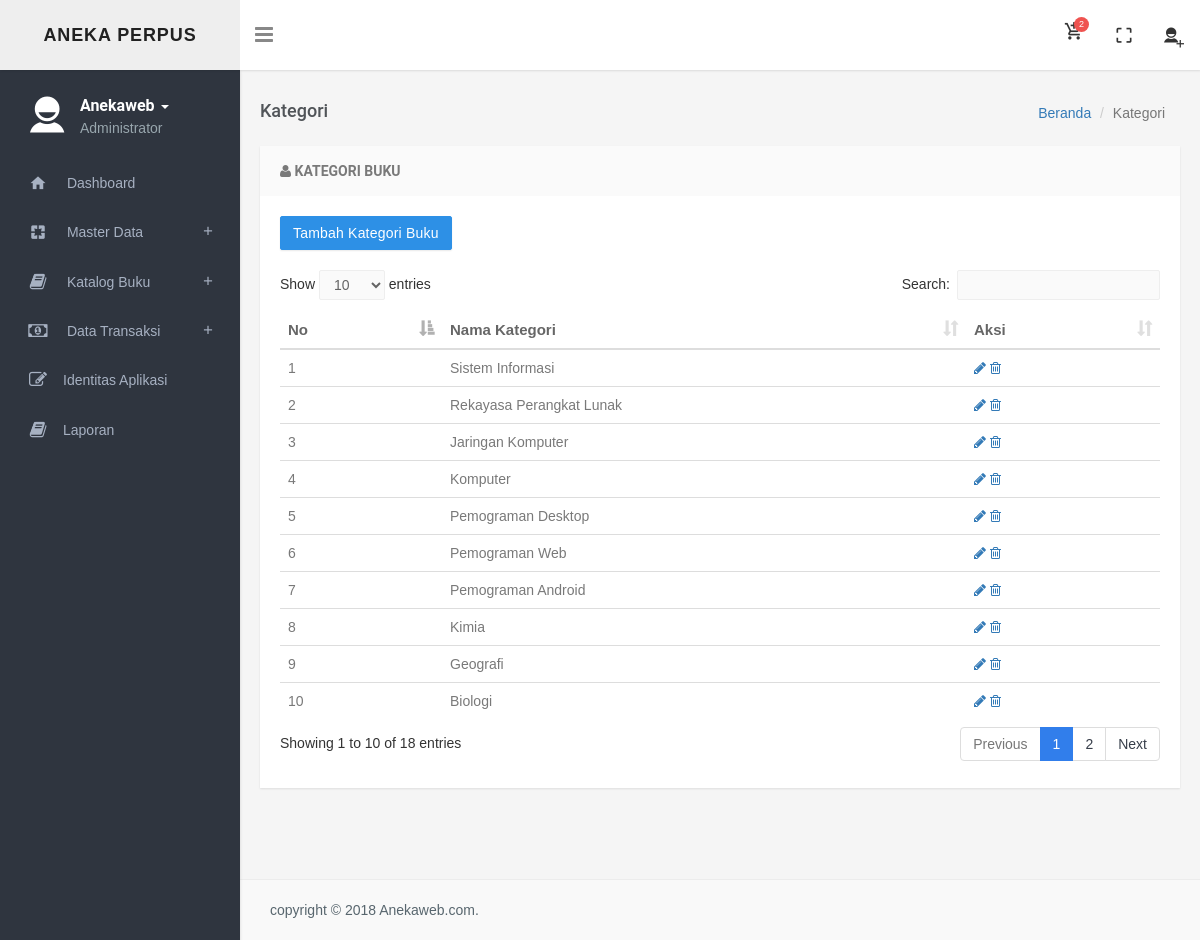
/index.php?p=kategori (signed in), run on the app's committed database.
### tables this page shows
CREATE TABLE IF NOT EXISTS `identitas` (
  `id_identitas` int(5) NOT NULL AUTO_INCREMENT,
  `nama_aplikasi` varchar(100) NOT NULL,
  `email` varchar(50) NOT NULL,
  `tlp` varchar(50) NOT NULL,
  `alamat` text NOT NULL,
  `denda` varchar(10) NOT NULL,
  PRIMARY KEY (`id_identitas`)
);

CREATE TABLE IF NOT EXISTS `user` (
  `id` int(100) NOT NULL AUTO_INCREMENT,
  `nama` varchar(100) NOT NULL,
  `username` varchar(100) NOT NULL,
  `password` varchar(100) NOT NULL,
  `level` enum('Administrator','Karyawan') NOT NULL,
  `alamat` varchar(50) NOT NULL,
  `telp` varchar(20) NOT NULL,
  `gender` enum('Laki laki','Perempuan') NOT NULL,
  PRIMARY KEY (`id`)
);

CREATE TABLE IF NOT EXISTS `kategori` (
  `kd_kategori` char(3) NOT NULL,
  `nm_kategori` varchar(50) NOT NULL,
  PRIMARY KEY (`kd_kategori`)
);

### kategori/kategori.php (the view, shortened to what this page needs)
<?php
$aksi="kategori/aksi_kategori.php";
$p=isset($_GET['aksi'])?$_GET['aksi']:null;
switch($p){
default:
echo "<div class='row'>
    <div class='col-sm-12'>
    <h4 class='pull-left page-title'>Kategori</h4>
    <ol class='breadcrumb pull-right'>
    <li><a href='#'>Beranda</a></li>
    <li class='active'>Kategori</li>
    </ol>
    </div>
    </div>
    <div class='panel panel-default'>
    <div class='panel-heading'>
    <h3 class='panel-title'><i class='fa fa-user'></i> Kategori Buku</h3>
    </div>  <div class='panel-body'>
    <p align='left'><a class='btn btn-primary' href='?p=kategori&aksi=tambah'><i class='icon-plus'></i>Tambah Kategori Buku</a></p>
    <br/>";
echo "<table id='datatable' class='table table-hover'>
	  <thead>
	  <tr>
	  <th><i class='icon-time'></i> No</th>
	  <th><i class='icon-time'></i> Nama Kategori</th>
	  <th><i class='icon-chevron-right'></i> Aksi</th>
	  </tr>
	  </thead>
	  <tbody>";
$i=1;
$tp=mysqli_query($db,"SELECT * FROM kategori ORDER BY kd_kategori DESC");
while($r=mysqli_fetch_array($tp)){
 echo"<tr>
		<td>$i</td>
		<td>$r[nm_kategori]</td>
		<td><a class='on-default edit-row' href='?p=kategori&aksi=edit&id=$r[kd_kategori]'><i class='fa fa-pencil'></i></a>
		 <a class='on-default remove-row' href='$aksi?act=hapus&id=$r[kd_kategori]' onClick=\"return confirm('Anda yakin ingin menghapus ini?');\"><i class='fa fa-trash-o'></i>    </td>
	</tr>";
	$i=$i+1;
    }
echo"</tbody>
	</table>
	</div>
	</div>";
break;
			}
?>
</body>
</html>

### index.php (shortened to what this page needs)
<?php
if ( !isset($_SESSION['username']) ) {
    header('location:login.php');
}
else {
    $usr = $_SESSION['username'];
}
require_once('config/koneksi.php');
$iden=mysqli_fetch_array(mysqli_query($db,"SELECT * FROM identitas"));
$query = mysqli_query($db,"SELECT * FROM user WHERE username = '$usr'");
$hasil = mysqli_fetch_array($query);
?>
<!DOCTYPE html>
<html>
    <head>
       <link href="css/bootstrap.min.css" rel="stylesheet" />
        <link href="assets/font-awesome/css/font-awesome.min.css" rel="stylesheet" />
        <link href="assets/ionicon/css/ionicons.min.css" rel="stylesheet" />
        <link href="css/material-design-iconic-font.min.css" rel="stylesheet">
        <link href="css/animate.css" rel="stylesheet" />
        <link href="css/waves-effect.css" rel="stylesheet">
        <link href="assets/tagsinput/jquery.tagsinput.css" rel="stylesheet" />
        <link href="assets/toggles/toggles.css" rel="stylesheet" />
        <link href="assets/timepicker/bootstrap-timepicker.min.css" rel="stylesheet" />
        <link href="assets/timepicker/bootstrap-datepicker.min.css" rel="stylesheet" />
        <link href="assets/colorpicker/colorpicker.css" rel="stylesheet" type="text/css" />
        <link href="assets/jquery-multi-select/multi-select.css"  rel="stylesheet" type="text/css" />
        <link href="assets/select2/select2.css" rel="stylesheet" type="text/css" />
        <link href="css/helper.css" rel="stylesheet" type="text/css" />
        <link href="css/style.css" rel="stylesheet" type="text/css" />
        <link href="assets/datatables/jquery.dataTables.min.css" rel="stylesheet" type="text/css" />
 </head>
    <body class="fixed-left">
        <div id="wrapper">
            <div class="topbar">
                <div class="topbar-left">
                    <div class="text-center">
                        <a href="index.html" class="logo"><span><?php echo $iden[nama_aplikasi]; ?></span></a>
                    </div>
                </div>
                <div class="navbar navbar-default" role="navigation">
                    <div class="container">
                        <div class="">
                            <div class="pull-left">
                                <button class="button-menu-mobile open-left">
                                    <i class="fa fa-bars"></i>
                                </button>
                            </div>
                            <ul class="nav navbar-nav navbar-right pull-right">
                                <li class="dropdown">
                                    <a href="index.php?p=datapeminjaman" data-target="#" class="dropdown-toggle waves-effect waves-light">
                                     <?php
$jumORDER=mysqli_num_rows(mysqli_query($db,"SELECT * FROM transaksi WHERE status='Pinjam'"));
echo "<i class='md-add-shopping-cart'></i> <span class='badge badge-xs badge-danger'>$jumORDER</span>";
?>
                                    </a>
                                </li>
                                <li class="hidden-xs">
                                    <a href="#" id="btn-fullscreen" class="waves-effect waves-light"><i class="md md-crop-free"></i></a>
                                </li>
                                <li class="dropdown">
                                    <a href="#" class="dropdown-toggle profile" data-toggle="dropdown" aria-expanded="true"><i class="ion-android-add-contact"></i></a>
                                </li>
                            </ul>
                        </div>
                    </div>
                </div>
            </div>
            <div class="left side-menu">
                <div class="sidebar-inner slimscrollleft">
                    <div class="user-details">
                        <div class="pull-left">
                            <i class="ion-android-contact"></i>
                        </div>
                        <div class="user-info">
                            <div class="dropdown">
                                <a href="#" class="dropdown-toggle" data-toggle="dropdown" aria-expanded="false"><?php echo $hasil['nama']; ?> <span class="caret"></span></a>
                            </div>
                            <p class="text-muted m-0"><?php echo $hasil['level']; ?></p>
                        </div>
                    </div>
                    <div id="sidebar-menu">
                        <ul>
                            <li>
                                <a href="?p=home" class="waves-effect"><i class="md md-home"></i><span> Dashboard</a>
                            </li>
							<?php if ($hasil['level']=='Administrator') { ?>
                              <li class="has_sub">
                               <a href="#" class="waves-effect"><i class="md md-pages"></i><span> Master Data</span><span class="pull-right"><i class="md md-add"></i></span></a>
                            </li>
                            <li class="has_sub">
                               <a href="#" class="waves-effect"><i class="fa fa-book"></i><span> Katalog Buku</span><span class="pull-right"><i class="md md-add"></i></span></a>
                            </li>
                            <li class="has_sub">
                               <a href="#" class="waves-effect"><i class="fa fa-money"></i><span> Data Transaksi</span><span class="pull-right"><i class="md md-add"></i></span></a>
                            </li>
							<li> <a href="?p=identitas"><i class="fa fa-edit"></i><span>Identitas Aplikasi </span></a></li>
                            <li><a href="?p=laporan"><i class="fa fa-book"></i><span>Laporan</span></a></li>
                            <?php } ?>
                        </ul>
                    </div>
                </div>
            </div>
            <div class="content-page">
                <div class="content">
                    <div class="container">
                             <?php include "konten.php"; ?>
                <footer class="footer text-left">
                    copyright &copy; 2018 Anekaweb.com.
                </footer>
	</body>
</html>

### css/waves-effect.css (style rules this page uses)
.waves-effect { position: relative; cursor: pointer; display: inline-block; overflow: hidden; -webkit-user-select: none; -moz-user-select: none; -ms-user-select: none; user-select: none; -webkit-tap-highlight-color: transparent; vertical-align: middle; z-index: 1; will-change: opacity, transform; -webkit-transition: all 0.3s ease-out; -moz-transition: all 0.3s ease-out; -o-transition: all 0.3s ease-out; -ms-transition: all 0.3s ease-out; transition: all 0.3s ease-out; }

### css/helper.css (style rules this page uses)
.m-0 { margin: 0px !important; }

### data on the page
identitas: nama_aplikasi "ANEKA PERPUS"
user: nama "Anekaweb", level "Administrator"
kategori: nm_kategori "Sistem Informasi"
kategori: nm_kategori "Rekayasa Perangkat Lunak"
kategori: nm_kategori "Jaringan Komputer"
kategori: nm_kategori "Komputer"
kategori: nm_kategori "Pemograman Desktop"
kategori: nm_kategori "Pemograman Web"
kategori: nm_kategori "Pemograman Android"
kategori: nm_kategori "Kimia"
kategori: nm_kategori "Geografi"
kategori: nm_kategori "Biologi"

### other printed values
$jumORDER "2"
